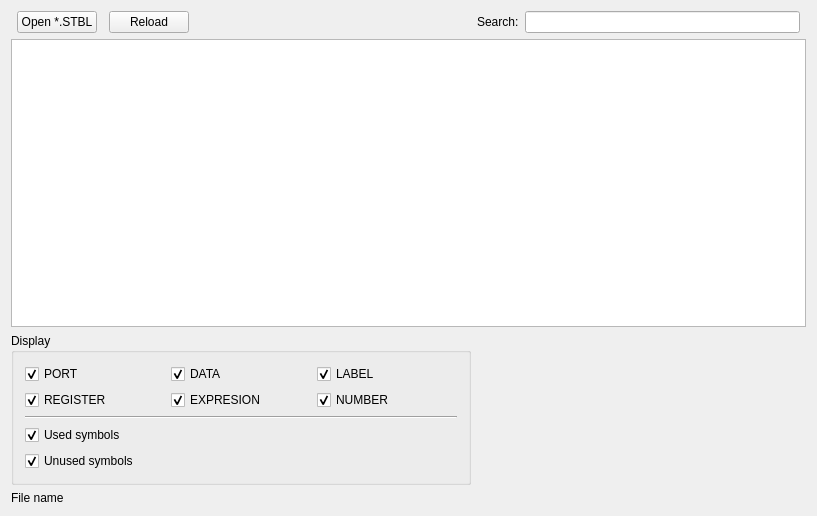
<?xml version="1.0" encoding="UTF-8"?>
<ui version="4.0">
 <class>SymbolTable1</class>
 <widget class="QWidget" name="SymbolTable1">
  <property name="geometry">
   <rect>
    <x>0</x>
    <y>0</y>
    <width>817</width>
    <height>516</height>
   </rect>
  </property>
  <property name="windowTitle">
   <string>SymbolTable</string>
  </property>
  <layout class="QGridLayout" name="gridLayout">
   <item row="3" column="0" colspan="5">
    <widget class="QGroupBox" name="groupBox">
     <property name="title">
      <string>Display</string>
     </property>
     <layout class="QGridLayout" name="gridLayout_2">
      <item row="0" column="0">
       <widget class="QCheckBox" name="checkPort">
        <property name="text">
         <string>PORT</string>
        </property>
        <property name="checked">
         <bool>true</bool>
        </property>
       </widget>
      </item>
      <item row="0" column="1">
       <widget class="QCheckBox" name="checkData">
        <property name="text">
         <string>DATA</string>
        </property>
        <property name="checked">
         <bool>true</bool>
        </property>
       </widget>
      </item>
      <item row="0" column="2">
       <widget class="QCheckBox" name="checkLabel">
        <property name="text">
         <string>LABEL</string>
        </property>
        <property name="checked">
         <bool>true</bool>
        </property>
       </widget>
      </item>
      <item row="2" column="0">
       <widget class="QCheckBox" name="checkRegister">
        <property name="text">
         <string>REGISTER</string>
        </property>
        <property name="checked">
         <bool>true</bool>
        </property>
       </widget>
      </item>
      <item row="2" column="1">
       <widget class="QCheckBox" name="checkExpresion">
        <property name="text">
         <string>EXPRESION</string>
        </property>
        <property name="checked">
         <bool>true</bool>
        </property>
       </widget>
      </item>
      <item row="2" column="2">
       <widget class="QCheckBox" name="checkNumber">
        <property name="text">
         <string>NUMBER</string>
        </property>
        <property name="checked">
         <bool>true</bool>
        </property>
       </widget>
      </item>
      <item row="4" column="0">
       <widget class="QCheckBox" name="checkUsedSym">
        <property name="text">
         <string>Used symbols</string>
        </property>
        <property name="checked">
         <bool>true</bool>
        </property>
       </widget>
      </item>
      <item row="6" column="0">
       <widget class="QCheckBox" name="checkUnusedSym">
        <property name="text">
         <string>Unused symbols</string>
        </property>
        <property name="checked">
         <bool>true</bool>
        </property>
       </widget>
      </item>
      <item row="3" column="0" colspan="3">
       <widget class="Line" name="line">
        <property name="orientation">
         <enum>Qt::Horizontal</enum>
        </property>
       </widget>
      </item>
     </layout>
    </widget>
   </item>
   <item row="4" column="0" colspan="8">
    <widget class="QLabel" name="labelFileName">
     <property name="text">
      <string>File name</string>
     </property>
    </widget>
   </item>
   <item row="0" column="6">
    <widget class="QLineEdit" name="searchEdit"/>
   </item>
   <item row="0" column="5">
    <widget class="QLabel" name="label">
     <property name="text">
      <string>Search:</string>
     </property>
    </widget>
   </item>
   <item row="0" column="3">
    <widget class="QPushButton" name="pushReload">
     <property name="text">
      <string>Reload</string>
     </property>
    </widget>
   </item>
   <item row="0" column="4">
    <spacer name="horizontalSpacer">
     <property name="orientation">
      <enum>Qt::Horizontal</enum>
     </property>
     <property name="sizeHint" stdset="0">
      <size>
       <width>40</width>
       <height>20</height>
      </size>
     </property>
    </spacer>
   </item>
   <item row="1" column="0" colspan="8">
    <widget class="QTableView" name="listDisplay">
     <property name="gridStyle">
      <enum>Qt::NoPen</enum>
     </property>
     <property name="sortingEnabled">
      <bool>true</bool>
     </property>
     <attribute name="horizontalHeaderCascadingSectionResizes">
      <bool>false</bool>
     </attribute>
     <attribute name="horizontalHeaderDefaultSectionSize">
      <number>150</number>
     </attribute>
     <attribute name="horizontalHeaderHighlightSections">
      <bool>false</bool>
     </attribute>
     <attribute name="horizontalHeaderShowSortIndicator" stdset="0">
      <bool>true</bool>
     </attribute>
     <attribute name="horizontalHeaderStretchLastSection">
      <bool>true</bool>
     </attribute>
     <attribute name="verticalHeaderCascadingSectionResizes">
      <bool>true</bool>
     </attribute>
     <attribute name="verticalHeaderDefaultSectionSize">
      <number>20</number>
     </attribute>
     <attribute name="verticalHeaderMinimumSectionSize">
      <number>10</number>
     </attribute>
    </widget>
   </item>
   <item row="0" column="1">
    <widget class="QPushButton" name="pushOpen">
     <property name="sizePolicy">
      <sizepolicy hsizetype="Preferred" vsizetype="Fixed">
       <horstretch>0</horstretch>
       <verstretch>0</verstretch>
      </sizepolicy>
     </property>
     <property name="text">
      <string>Open *.STBL</string>
     </property>
    </widget>
   </item>
  </layout>
 </widget>
 <layoutdefault spacing="6" margin="11"/>
 <resources/>
 <connections/>
</ui>
